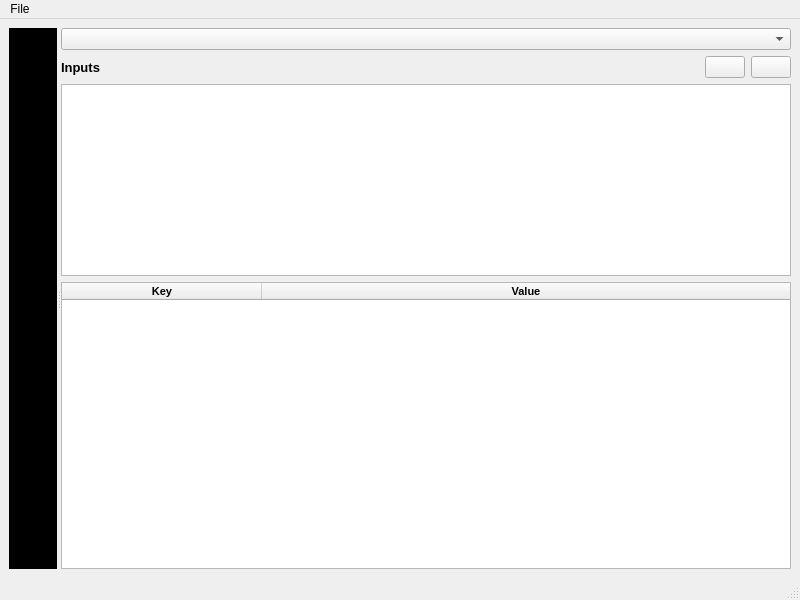
<?xml version="1.0" encoding="UTF-8"?>
<ui version="4.0">
 <class>mainWindow</class>
 <widget class="QMainWindow" name="mainWindow">
  <property name="geometry">
   <rect>
    <x>0</x>
    <y>0</y>
    <width>800</width>
    <height>600</height>
   </rect>
  </property>
  <property name="windowTitle">
   <string>Procedural Texture Viewer</string>
  </property>
  <widget class="QWidget" name="centralwidget">
   <layout class="QVBoxLayout" name="verticalLayout_3">
    <item>
     <widget class="QSplitter" name="splitter">
      <property name="orientation">
       <enum>Qt::Horizontal</enum>
      </property>
      <widget class="QWidget" name="blackBackground" native="true">
       <property name="sizePolicy">
        <sizepolicy hsizetype="Expanding" vsizetype="Expanding">
         <horstretch>0</horstretch>
         <verstretch>0</verstretch>
        </sizepolicy>
       </property>
       <property name="minimumSize">
        <size>
         <width>48</width>
         <height>48</height>
        </size>
       </property>
       <property name="focusPolicy">
        <enum>Qt::NoFocus</enum>
       </property>
       <property name="styleSheet">
        <string notr="true">background-color: black;</string>
       </property>
       <layout class="QGridLayout" name="gridLayout">
        <property name="leftMargin">
         <number>0</number>
        </property>
        <property name="topMargin">
         <number>0</number>
        </property>
        <property name="rightMargin">
         <number>0</number>
        </property>
        <property name="bottomMargin">
         <number>0</number>
        </property>
        <item row="0" column="0">
         <widget class="QWidget" name="glWidget" native="true">
          <property name="sizePolicy">
           <sizepolicy hsizetype="Fixed" vsizetype="Fixed">
            <horstretch>0</horstretch>
            <verstretch>0</verstretch>
           </sizepolicy>
          </property>
          <property name="minimumSize">
           <size>
            <width>1</width>
            <height>1</height>
           </size>
          </property>
          <property name="focusPolicy">
           <enum>Qt::NoFocus</enum>
          </property>
          <property name="styleSheet">
           <string notr="true">background-color: black;</string>
          </property>
          <layout class="QGridLayout" name="gridLayout_6">
           <property name="leftMargin">
            <number>0</number>
           </property>
           <property name="topMargin">
            <number>0</number>
           </property>
           <property name="rightMargin">
            <number>0</number>
           </property>
           <property name="bottomMargin">
            <number>0</number>
           </property>
           <item row="0" column="0">
            <layout class="QGridLayout" name="glWidgetLayout"/>
           </item>
          </layout>
         </widget>
        </item>
       </layout>
      </widget>
      <widget class="QWidget" name="layoutWidget">
       <layout class="QVBoxLayout" name="editorLayout">
        <item>
         <widget class="QComboBox" name="textureSelectionBox"/>
        </item>
        <item>
         <layout class="QHBoxLayout" name="horizontalLayout">
          <property name="topMargin">
           <number>0</number>
          </property>
          <item>
           <widget class="QLabel" name="inputsLabel">
            <property name="font">
             <font>
              <pointsize>10</pointsize>
              <weight>75</weight>
              <bold>true</bold>
             </font>
            </property>
            <property name="text">
             <string>Inputs</string>
            </property>
           </widget>
          </item>
          <item>
           <spacer name="horizontalSpacer">
            <property name="orientation">
             <enum>Qt::Horizontal</enum>
            </property>
            <property name="sizeHint" stdset="0">
             <size>
              <width>40</width>
              <height>20</height>
             </size>
            </property>
           </spacer>
          </item>
          <item>
           <widget class="QPushButton" name="removeInput">
            <property name="text">
             <string/>
            </property>
            <property name="icon">
             <iconset theme="remove"/>
            </property>
           </widget>
          </item>
          <item>
           <widget class="QPushButton" name="addInput">
            <property name="text">
             <string/>
            </property>
            <property name="icon">
             <iconset theme="add"/>
            </property>
           </widget>
          </item>
         </layout>
        </item>
        <item>
         <widget class="QListWidget" name="inputList">
          <property name="sizePolicy">
           <sizepolicy hsizetype="Expanding" vsizetype="Minimum">
            <horstretch>0</horstretch>
            <verstretch>0</verstretch>
           </sizepolicy>
          </property>
          <property name="minimumSize">
           <size>
            <width>0</width>
            <height>0</height>
           </size>
          </property>
          <property name="frameShape">
           <enum>QFrame::StyledPanel</enum>
          </property>
          <property name="alternatingRowColors">
           <bool>true</bool>
          </property>
          <property name="spacing">
           <number>4</number>
          </property>
          <property name="itemAlignment">
           <set>Qt::AlignLeading</set>
          </property>
         </widget>
        </item>
        <item>
         <widget class="QTableWidget" name="parameterTable">
          <property name="sizePolicy">
           <sizepolicy hsizetype="Expanding" vsizetype="Expanding">
            <horstretch>0</horstretch>
            <verstretch>0</verstretch>
           </sizepolicy>
          </property>
          <property name="acceptDrops">
           <bool>true</bool>
          </property>
          <property name="frameShape">
           <enum>QFrame::StyledPanel</enum>
          </property>
          <property name="frameShadow">
           <enum>QFrame::Plain</enum>
          </property>
          <property name="autoScroll">
           <bool>true</bool>
          </property>
          <property name="editTriggers">
           <set>QAbstractItemView::NoEditTriggers</set>
          </property>
          <property name="dragEnabled">
           <bool>true</bool>
          </property>
          <property name="dragDropMode">
           <enum>QAbstractItemView::DropOnly</enum>
          </property>
          <property name="alternatingRowColors">
           <bool>true</bool>
          </property>
          <property name="selectionMode">
           <enum>QAbstractItemView::SingleSelection</enum>
          </property>
          <property name="selectionBehavior">
           <enum>QAbstractItemView::SelectRows</enum>
          </property>
          <property name="textElideMode">
           <enum>Qt::ElideNone</enum>
          </property>
          <property name="verticalScrollMode">
           <enum>QAbstractItemView::ScrollPerItem</enum>
          </property>
          <property name="horizontalScrollMode">
           <enum>QAbstractItemView::ScrollPerPixel</enum>
          </property>
          <property name="showGrid">
           <bool>false</bool>
          </property>
          <property name="gridStyle">
           <enum>Qt::SolidLine</enum>
          </property>
          <property name="sortingEnabled">
           <bool>true</bool>
          </property>
          <property name="wordWrap">
           <bool>false</bool>
          </property>
          <property name="cornerButtonEnabled">
           <bool>false</bool>
          </property>
          <attribute name="horizontalHeaderVisible">
           <bool>true</bool>
          </attribute>
          <attribute name="horizontalHeaderCascadingSectionResizes">
           <bool>false</bool>
          </attribute>
          <attribute name="horizontalHeaderMinimumSectionSize">
           <number>75</number>
          </attribute>
          <attribute name="horizontalHeaderDefaultSectionSize">
           <number>200</number>
          </attribute>
          <attribute name="horizontalHeaderHighlightSections">
           <bool>true</bool>
          </attribute>
          <attribute name="horizontalHeaderShowSortIndicator" stdset="0">
           <bool>true</bool>
          </attribute>
          <attribute name="horizontalHeaderStretchLastSection">
           <bool>true</bool>
          </attribute>
          <attribute name="verticalHeaderVisible">
           <bool>false</bool>
          </attribute>
          <attribute name="verticalHeaderDefaultSectionSize">
           <number>21</number>
          </attribute>
          <column>
           <property name="text">
            <string>Key</string>
           </property>
           <property name="font">
            <font>
             <pointsize>8</pointsize>
             <weight>75</weight>
             <bold>true</bold>
             <underline>false</underline>
            </font>
           </property>
          </column>
          <column>
           <property name="text">
            <string>Value</string>
           </property>
           <property name="font">
            <font>
             <pointsize>8</pointsize>
             <weight>75</weight>
             <bold>true</bold>
            </font>
           </property>
          </column>
         </widget>
        </item>
       </layout>
      </widget>
     </widget>
    </item>
   </layout>
  </widget>
  <widget class="QStatusBar" name="statusbar"/>
  <widget class="QMenuBar" name="menubar">
   <property name="geometry">
    <rect>
     <x>0</x>
     <y>0</y>
     <width>800</width>
     <height>22</height>
    </rect>
   </property>
   <widget class="QMenu" name="menuFile">
    <property name="title">
     <string>File</string>
    </property>
    <widget class="QMenu" name="menuPreset">
     <property name="title">
      <string>Preset</string>
     </property>
     <addaction name="actionPerlin"/>
     <addaction name="actionClouds"/>
     <addaction name="actionGranite"/>
     <addaction name="actionWood"/>
    </widget>
    <addaction name="menuPreset"/>
    <addaction name="actionAdd_Module"/>
    <addaction name="actionRemove_Module"/>
    <addaction name="actionSave_File"/>
    <addaction name="separator"/>
    <addaction name="actionQuit"/>
   </widget>
   <addaction name="menuFile"/>
  </widget>
  <action name="actionSave_File">
   <property name="icon">
    <iconset theme="document-save">
     <normaloff>.</normaloff>.</iconset>
   </property>
   <property name="text">
    <string>Save</string>
   </property>
   <property name="iconVisibleInMenu">
    <bool>true</bool>
   </property>
  </action>
  <action name="actionQuit">
   <property name="icon">
    <iconset theme="application-exit">
     <normaloff>.</normaloff>.</iconset>
   </property>
   <property name="text">
    <string>Quit</string>
   </property>
   <property name="iconVisibleInMenu">
    <bool>true</bool>
   </property>
  </action>
  <action name="actionAudio_Track">
   <property name="text">
    <string>Audio Track</string>
   </property>
  </action>
  <action name="actionVideo_Track">
   <property name="text">
    <string>Video Track</string>
   </property>
  </action>
  <action name="actionPlaylist">
   <property name="text">
    <string>Playlist</string>
   </property>
  </action>
  <action name="actionPerlin">
   <property name="text">
    <string>Perlin</string>
   </property>
  </action>
  <action name="actionClouds">
   <property name="text">
    <string>Clouds</string>
   </property>
  </action>
  <action name="actionGranite">
   <property name="text">
    <string>Granite</string>
   </property>
  </action>
  <action name="actionWood">
   <property name="text">
    <string>Wood</string>
   </property>
  </action>
  <action name="actionAdd_Module">
   <property name="text">
    <string>Add Module</string>
   </property>
  </action>
  <action name="actionRemove_Module">
   <property name="text">
    <string>Remove Module</string>
   </property>
  </action>
 </widget>
 <resources/>
 <connections>
  <connection>
   <sender>actionQuit</sender>
   <signal>triggered()</signal>
   <receiver>mainWindow</receiver>
   <slot>close()</slot>
   <hints>
    <hint type="sourcelabel">
     <x>-1</x>
     <y>-1</y>
    </hint>
    <hint type="destinationlabel">
     <x>199</x>
     <y>138</y>
    </hint>
   </hints>
  </connection>
  <connection>
   <sender>splitter</sender>
   <signal>splitterMoved(int,int)</signal>
   <receiver>mainWindow</receiver>
   <slot>updateSize()</slot>
   <hints>
    <hint type="sourcelabel">
     <x>129</x>
     <y>119</y>
    </hint>
    <hint type="destinationlabel">
     <x>180</x>
     <y>136</y>
    </hint>
   </hints>
  </connection>
  <connection>
   <sender>parameterTable</sender>
   <signal>itemChanged(QTableWidgetItem*)</signal>
   <receiver>mainWindow</receiver>
   <slot>updateTexture()</slot>
   <hints>
    <hint type="sourcelabel">
     <x>310</x>
     <y>427</y>
    </hint>
    <hint type="destinationlabel">
     <x>221</x>
     <y>169</y>
    </hint>
   </hints>
  </connection>
  <connection>
   <sender>textureSelectionBox</sender>
   <signal>activated(int)</signal>
   <receiver>mainWindow</receiver>
   <slot>updateTextureSelection()</slot>
   <hints>
    <hint type="sourcelabel">
     <x>333</x>
     <y>43</y>
    </hint>
    <hint type="destinationlabel">
     <x>306</x>
     <y>237</y>
    </hint>
   </hints>
  </connection>
  <connection>
   <sender>actionPerlin</sender>
   <signal>triggered()</signal>
   <receiver>mainWindow</receiver>
   <slot>loadPerlin()</slot>
   <hints>
    <hint type="sourcelabel">
     <x>-1</x>
     <y>-1</y>
    </hint>
    <hint type="destinationlabel">
     <x>399</x>
     <y>299</y>
    </hint>
   </hints>
  </connection>
  <connection>
   <sender>actionClouds</sender>
   <signal>triggered()</signal>
   <receiver>mainWindow</receiver>
   <slot>loadClouds()</slot>
   <hints>
    <hint type="sourcelabel">
     <x>-1</x>
     <y>-1</y>
    </hint>
    <hint type="destinationlabel">
     <x>399</x>
     <y>299</y>
    </hint>
   </hints>
  </connection>
  <connection>
   <sender>actionGranite</sender>
   <signal>triggered()</signal>
   <receiver>mainWindow</receiver>
   <slot>loadGranite()</slot>
   <hints>
    <hint type="sourcelabel">
     <x>-1</x>
     <y>-1</y>
    </hint>
    <hint type="destinationlabel">
     <x>399</x>
     <y>299</y>
    </hint>
   </hints>
  </connection>
  <connection>
   <sender>actionWood</sender>
   <signal>triggered()</signal>
   <receiver>mainWindow</receiver>
   <slot>loadWood()</slot>
   <hints>
    <hint type="sourcelabel">
     <x>-1</x>
     <y>-1</y>
    </hint>
    <hint type="destinationlabel">
     <x>399</x>
     <y>299</y>
    </hint>
   </hints>
  </connection>
  <connection>
   <sender>actionAdd_Module</sender>
   <signal>triggered()</signal>
   <receiver>mainWindow</receiver>
   <slot>addNoiseModule()</slot>
   <hints>
    <hint type="sourcelabel">
     <x>-1</x>
     <y>-1</y>
    </hint>
    <hint type="destinationlabel">
     <x>399</x>
     <y>299</y>
    </hint>
   </hints>
  </connection>
  <connection>
   <sender>actionRemove_Module</sender>
   <signal>triggered()</signal>
   <receiver>mainWindow</receiver>
   <slot>removeNoiseModule()</slot>
   <hints>
    <hint type="sourcelabel">
     <x>-1</x>
     <y>-1</y>
    </hint>
    <hint type="destinationlabel">
     <x>399</x>
     <y>299</y>
    </hint>
   </hints>
  </connection>
  <connection>
   <sender>removeInput</sender>
   <signal>clicked()</signal>
   <receiver>mainWindow</receiver>
   <slot>removeInput()</slot>
   <hints>
    <hint type="sourcelabel">
     <x>743</x>
     <y>77</y>
    </hint>
    <hint type="destinationlabel">
     <x>495</x>
     <y>610</y>
    </hint>
   </hints>
  </connection>
  <connection>
   <sender>addInput</sender>
   <signal>clicked()</signal>
   <receiver>mainWindow</receiver>
   <slot>addInput()</slot>
   <hints>
    <hint type="sourcelabel">
     <x>776</x>
     <y>79</y>
    </hint>
    <hint type="destinationlabel">
     <x>679</x>
     <y>617</y>
    </hint>
   </hints>
  </connection>
 </connections>
 <slots>
  <slot>updateTexture()</slot>
  <slot>updateSize()</slot>
  <slot>saveTexture()</slot>
  <slot>updateTextureSelection()</slot>
  <slot>addNoiseModule()</slot>
  <slot>removeNoiseModule()</slot>
  <slot>loadPerlin()</slot>
  <slot>loadWood()</slot>
  <slot>loadGranite()</slot>
  <slot>loadClouds()</slot>
  <slot>removeInput()</slot>
  <slot>addInput()</slot>
 </slots>
</ui>
